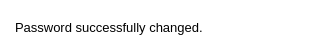
<?xml version="1.0" encoding="UTF-8"?>
<ui version="4.0">
 <class>Dialog</class>
 <widget class="QDialog" name="Dialog">
  <property name="geometry">
   <rect>
    <x>0</x>
    <y>0</y>
    <width>333</width>
    <height>52</height>
   </rect>
  </property>
  <property name="windowTitle">
   <string>Dialog</string>
  </property>
  <property name="styleSheet">
   <string notr="true">color: white;
background: white;</string>
  </property>
  <widget class="QLabel" name="label">
   <property name="geometry">
    <rect>
     <x>15</x>
     <y>7</y>
     <width>301</width>
     <height>41</height>
    </rect>
   </property>
   <property name="styleSheet">
    <string notr="true">font-size: 10pt;
color: black;</string>
   </property>
   <property name="text">
    <string>Password successfully changed.</string>
   </property>
  </widget>
 </widget>
 <resources/>
 <connections/>
</ui>
